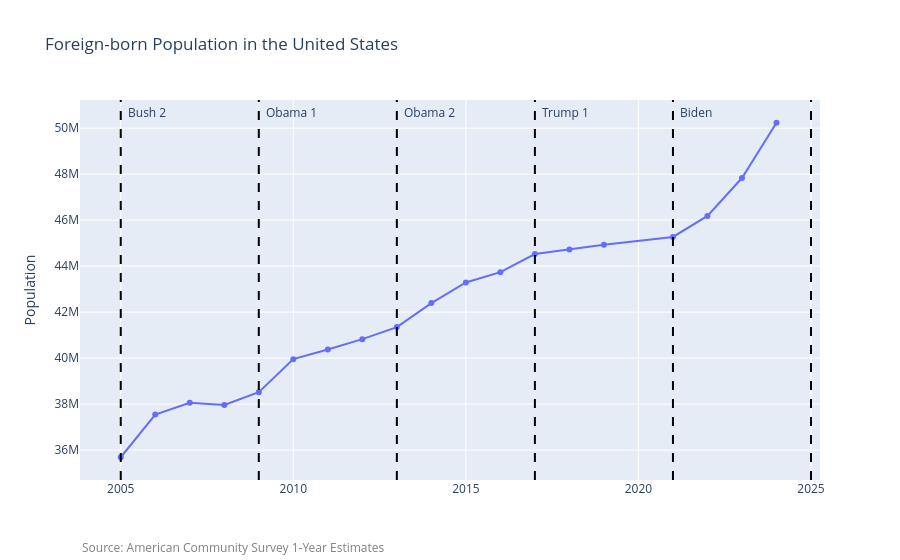

The notebook cell this image was saved under:
### Code cell
plot_nativity_timeseries(df, column="Foreign-born")

### Figure 1 — Plotly figure (JSON) as saved in the notebook; plotly's stock layout.template omitted (floating-point values rounded to 4 significant figures)
{"data": [{"hovertemplate": "=%{x}<br>Population=%{y}<extra></extra>", "legendgroup": "", "line": {"color": "#636efa", "dash": "solid"}, "marker": {"symbol": "circle"}, "mode": "lines+markers", "name": "", "orientation": "v", "showlegend": false, "type": "scatter", "x": [2005, 2006, 2007, 2008, 2009, 2010, 2011, 2012, 2013, 2014, 2015, 2016, 2017, 2018, 2019, 2021, 2022, 2023, 2024], "xaxis": "x", "y": [35689842, 37547789, 38059694, 37960935, 38517234, 39955854, 40377860, 40824658, 41348066, 42391794, 43290372, 43739345, 44525855, 44728721, 44932901, 45270103, 46182177, 47831411, 50234858], "yaxis": "y"}], "layout": {"annotations": [{"showarrow": false, "text": "Bush 2", "x": 2005, "xanchor": "left", "xshift": 5, "y": 50234858, "yanchor": "bottom"}, {"showarrow": false, "text": "Obama 1", "x": 2009, "xanchor": "left", "xshift": 5, "y": 50234858, "yanchor": "bottom"}, {"showarrow": false, "text": "Obama 2", "x": 2013, "xanchor": "left", "xshift": 5, "y": 50234858, "yanchor": "bottom"}, {"showarrow": false, "text": "Trump 1", "x": 2017, "xanchor": "left", "xshift": 5, "y": 50234858, "yanchor": "bottom"}, {"showarrow": false, "text": "Biden", "x": 2021, "xanchor": "left", "xshift": 5, "y": 50234858, "yanchor": "bottom"}, {"showarrow": false, "text": "", "x": 2025, "xanchor": "left", "xshift": 5, "y": 50234858, "yanchor": "bottom"}, {"font": {"color": "gray", "size": 12}, "showarrow": false, "text": "Source: American Community Survey 1-Year Estimates", "x": 0, "xanchor": "left", "xref": "paper", "y": -0.15, "yanchor": "top", "yref": "paper"}], "legend": {"tracegroupgap": 0}, "shapes": [{"line": {"color": "black", "dash": "dash"}, "type": "line", "x0": 2005, "x1": 2005, "xref": "x", "y0": 0, "y1": 1, "yref": "y domain"}, {"line": {"color": "black", "dash": "dash"}, "type": "line", "x0": 2009, "x1": 2009, "xref": "x", "y0": 0, "y1": 1, "yref": "y domain"}, {"line": {"color": "black", "dash": "dash"}, "type": "line", "x0": 2013, "x1": 2013, "xref": "x", "y0": 0, "y1": 1, "yref": "y domain"}, {"line": {"color": "black", "dash": "dash"}, "type": "line", "x0": 2017, "x1": 2017, "xref": "x", "y0": 0, "y1": 1, "yref": "y domain"}, {"line": {"color": "black", "dash": "dash"}, "type": "line", "x0": 2021, "x1": 2021, "xref": "x", "y0": 0, "y1": 1, "yref": "y domain"}, {"line": {"color": "black", "dash": "dash"}, "type": "line", "x0": 2025, "x1": 2025, "xref": "x", "y0": 0, "y1": 1, "yref": "y domain"}], "title": {"text": "Foreign-born Population in the United States"}, "xaxis": {"anchor": "y", "domain": [0, 1], "title": {"text": ""}}, "yaxis": {"anchor": "x", "domain": [0, 1], "title": {"text": "Population"}}}}
